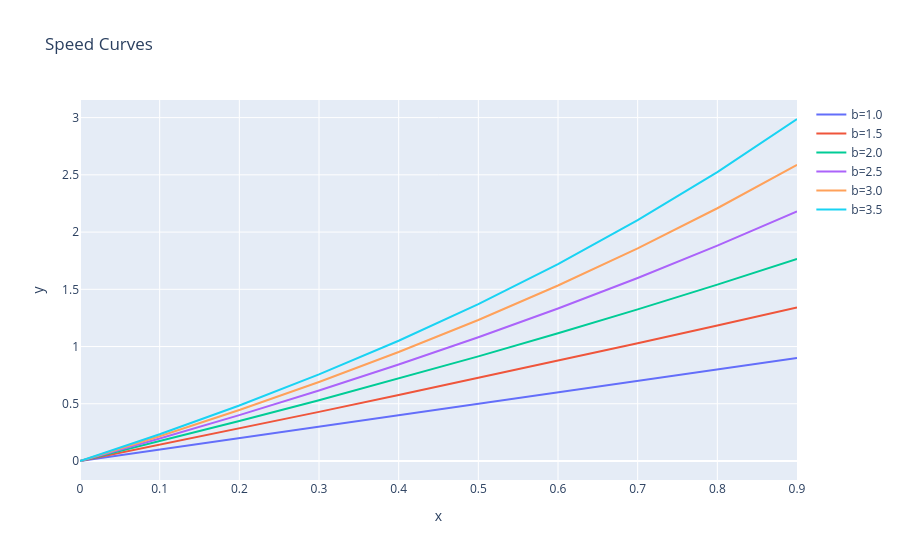

The code cell stored with this chart in its notebook:
### Code cell
x = np.arange(0, 1, 0.1)
fig = go.Figure()
for b in np.arange(1.0, 4, 0.5):
    a = 1.0
    y = x + a * (b**x) - a
    fig.add_trace(go.Scatter(x=x, y=y, mode="lines", name=f"b={b:.1f}"))

fig.update_layout(
    title="Speed Curves",
    xaxis_title="x",
    yaxis_title="y",
)
fig.show()

### Figure 1 — Plotly figure (JSON) as saved in the notebook; plotly's stock layout.template omitted (floating-point values rounded to 4 significant figures)
{"data": [{"mode": "lines", "name": "b=1.0", "type": "scatter", "x": [0.0, 0.1, 0.2, 0.3, 0.4, 0.5, 0.6, 0.7, 0.8, 0.9], "y": [0.0, 0.1, 0.2, 0.3, 0.4, 0.5, 0.6, 0.7, 0.8, 0.9]}, {"mode": "lines", "name": "b=1.5", "type": "scatter", "x": [0.0, 0.1, 0.2, 0.3, 0.4, 0.5, 0.6, 0.7, 0.8, 0.9], "y": [0.0, 0.1414, 0.2845, 0.4293, 0.5761, 0.7247, 0.8754, 1.028, 1.183, 1.34]}, {"mode": "lines", "name": "b=2.0", "type": "scatter", "x": [0.0, 0.1, 0.2, 0.3, 0.4, 0.5, 0.6, 0.7, 0.8, 0.9], "y": [0.0, 0.1718, 0.3487, 0.5311, 0.7195, 0.9142, 1.116, 1.325, 1.541, 1.766]}, {"mode": "lines", "name": "b=2.5", "type": "scatter", "x": [0.0, 0.1, 0.2, 0.3, 0.4, 0.5, 0.6, 0.7, 0.8, 0.9], "y": [0.0, 0.196, 0.4011, 0.6164, 0.8427, 1.081, 1.333, 1.599, 1.881, 2.181]}, {"mode": "lines", "name": "b=3.0", "type": "scatter", "x": [0.0, 0.1, 0.2, 0.3, 0.4, 0.5, 0.6, 0.7, 0.8, 0.9], "y": [0.0, 0.2161, 0.4457, 0.6904, 0.9518, 1.232, 1.533, 1.858, 2.208, 2.588]}, {"mode": "lines", "name": "b=3.5", "type": "scatter", "x": [0.0, 0.1, 0.2, 0.3, 0.4, 0.5, 0.6, 0.7, 0.8, 0.9], "y": [0.0, 0.2335, 0.4847, 0.7562, 1.051, 1.371, 1.721, 2.104, 2.524, 2.988]}], "layout": {"title": {"text": "Speed Curves"}, "xaxis": {"title": {"text": "x"}}, "yaxis": {"title": {"text": "y"}}}}
